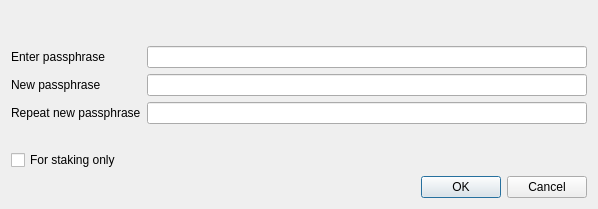
<?xml version="1.0" encoding="UTF-8"?>
<ui version="4.0">
 <class>AskPassphraseDialog</class>
 <widget class="QDialog" name="AskPassphraseDialog">
  <property name="geometry">
   <rect>
    <x>0</x>
    <y>0</y>
    <width>598</width>
    <height>209</height>
   </rect>
  </property>
  <property name="sizePolicy">
   <sizepolicy hsizetype="Preferred" vsizetype="Minimum">
    <horstretch>0</horstretch>
    <verstretch>0</verstretch>
   </sizepolicy>
  </property>
  <property name="minimumSize">
   <size>
    <width>550</width>
    <height>0</height>
   </size>
  </property>
  <property name="windowTitle">
   <string>Passphrase Dialog</string>
  </property>
  <layout class="QVBoxLayout" name="verticalLayout">
   <item>
    <widget class="QLabel" name="warningLabel">
     <property name="textFormat">
      <enum>Qt::RichText</enum>
     </property>
     <property name="wordWrap">
      <bool>true</bool>
     </property>
    </widget>
   </item>
   <item>
    <layout class="QFormLayout" name="formLayout">
     <property name="fieldGrowthPolicy">
      <enum>QFormLayout::AllNonFixedFieldsGrow</enum>
     </property>
     <property name="topMargin">
      <number>12</number>
     </property>
     <item row="0" column="0">
      <widget class="QLabel" name="passLabel1">
       <property name="text">
        <string>Enter passphrase</string>
       </property>
      </widget>
     </item>
     <item row="0" column="1">
      <widget class="QLineEdit" name="passEdit1">
       <property name="echoMode">
        <enum>QLineEdit::Password</enum>
       </property>
      </widget>
     </item>
     <item row="1" column="0">
      <widget class="QLabel" name="passLabel2">
       <property name="text">
        <string>New passphrase</string>
       </property>
      </widget>
     </item>
     <item row="1" column="1">
      <widget class="QLineEdit" name="passEdit2">
       <property name="echoMode">
        <enum>QLineEdit::Password</enum>
       </property>
      </widget>
     </item>
     <item row="2" column="0">
      <widget class="QLabel" name="passLabel3">
       <property name="text">
        <string>Repeat new passphrase</string>
       </property>
      </widget>
     </item>
     <item row="2" column="1">
      <widget class="QLineEdit" name="passEdit3">
       <property name="echoMode">
        <enum>QLineEdit::Password</enum>
       </property>
      </widget>
     </item>
     <item row="4" column="0">
      <widget class="QCheckBox" name="stakingCheckBox">
       <property name="enabled">
        <bool>true</bool>
       </property>
       <property name="visible">
        <bool>false</bool>
       </property>
       <property name="toolTip">
        <string>Serves to disable the trivial sendmoney when OS account compromised. Provides no real security.</string>
       </property>
       <property name="text">
        <string>For staking only</string>
       </property>
      </widget>
     </item>
     <item row="3" column="1">
      <widget class="QLabel" name="capsLabel">
       <property name="font">
        <font>
         <weight>75</weight>
         <bold>true</bold>
        </font>
       </property>
       <property name="text">
        <string/>
       </property>
       <property name="alignment">
        <set>Qt::AlignCenter</set>
       </property>
      </widget>
     </item>
    </layout>
   </item>
   <item>
    <widget class="QDialogButtonBox" name="buttonBox">
     <property name="orientation">
      <enum>Qt::Horizontal</enum>
     </property>
     <property name="standardButtons">
      <set>QDialogButtonBox::Cancel|QDialogButtonBox::Ok</set>
     </property>
    </widget>
   </item>
  </layout>
 </widget>
 <resources/>
 <connections>
  <connection>
   <sender>buttonBox</sender>
   <signal>accepted()</signal>
   <receiver>AskPassphraseDialog</receiver>
   <slot>accept()</slot>
   <hints>
    <hint type="sourcelabel">
     <x>248</x>
     <y>254</y>
    </hint>
    <hint type="destinationlabel">
     <x>157</x>
     <y>274</y>
    </hint>
   </hints>
  </connection>
  <connection>
   <sender>buttonBox</sender>
   <signal>rejected()</signal>
   <receiver>AskPassphraseDialog</receiver>
   <slot>reject()</slot>
   <hints>
    <hint type="sourcelabel">
     <x>316</x>
     <y>260</y>
    </hint>
    <hint type="destinationlabel">
     <x>286</x>
     <y>274</y>
    </hint>
   </hints>
  </connection>
 </connections>
</ui>
